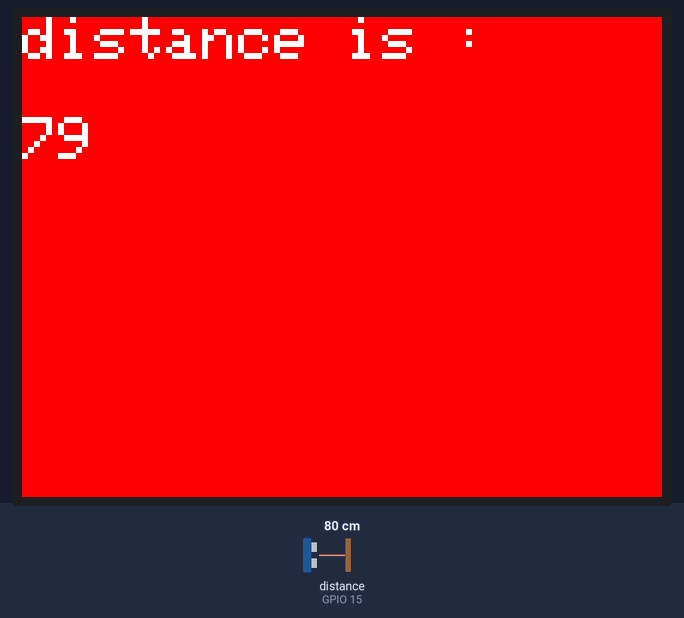
Simulated run of this sketch. Board: ESP32. Shown: 320×240 colour display. Wiring (inferred from the names in the program): ultrasonic range finder: trigger GPIO 2; echo GPIO 15. Inputs (shaded band) come from the test bench; at power-on: distance to the obstacle (sensor on GPIO 15) 80 cm. The echo pulse lasts 58.3 µs per cm.

Above: at 1.46 s.
1.5 s: distance to the obstacle (sensor on GPIO 15) set to 2 cm
At 1.64 s:
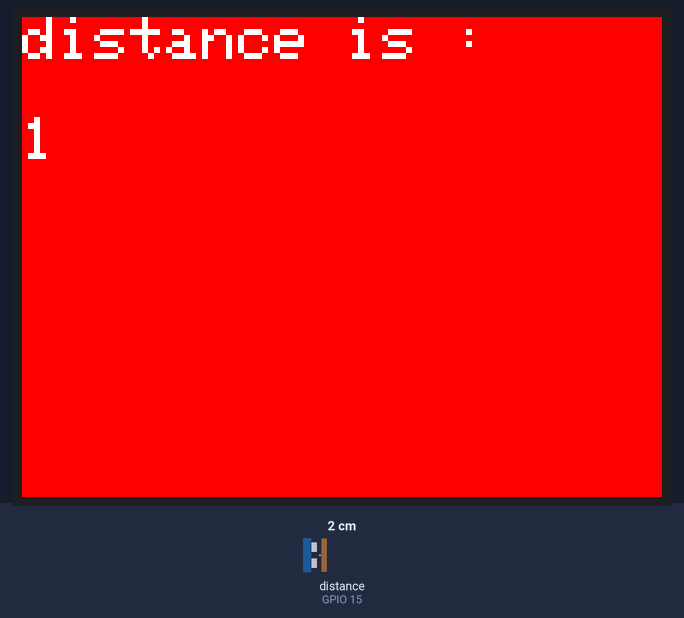
3.6 s: distance to the obstacle (sensor on GPIO 15) set to 4 cm
At 3.79 s:
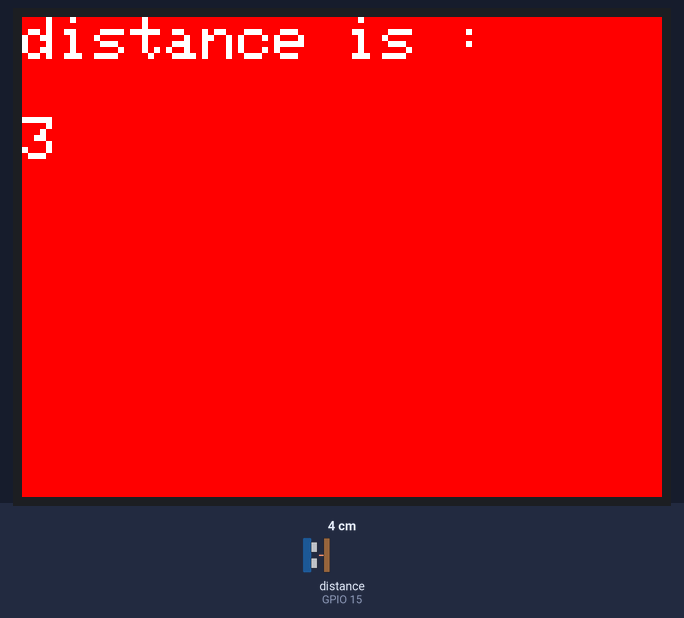

The sketch:

lcd01.ino
```cpp
#include "SPI.h"
#include "Adafruit_GFX.h"
#include "Adafruit_ILI9341.h"

#define TFT_cs 14
#define TFT_reset 33
#define TFT_dc 27

int echo = 15;
int trig = 2;
char erase[5] = {};

//Adafruit_ILI9341 tft = Adafruit_ILI9341(cs, reset, dc, sdi, sck, LED, sdo);

Adafruit_ILI9341 tft = Adafruit_ILI9341 (TFT_cs, TFT_dc, TFT_reset );

void setup() {
  pinMode(echo, INPUT);
  pinMode(trig, OUTPUT);

  Serial.begin(9600);
  SPI.begin();

  tft.begin();
  tft.setRotation(1);
  tft.fillScreen(ILI9341_RED);
  tft.setTextSize(3);
  tft.setTextColor(ILI9341_WHITE);
  tft.setCursor(0,0);
}

void loop(){
  tft.fillScreen(ILI9341_RED);
  long duration, distance;

  digitalWrite(trig, HIGH);                                             //tirg 핀에 HIGH신호를.
  delayMicroseconds(10);                                        //  딜레이 (작동중지 시간)
  digitalWrite(trig, LOW);

  duration = pulseIn(echo, HIGH);
  distance = duration * 17 / 1000;

  tft.setTextSize(3);
  tft.setCursor(0,0);
  tft.print("distance is : ");
  tft.setCursor(0,50);
  tft.print(distance);
  delay(100);
  }
```

Measured:
- after the input at 1.5 s, the display: first differs from a run without the input after 0.10 s (image 1)
- after the input at 3.6 s, the display: first differs from a run without the input after 0.15 s (image 2)
